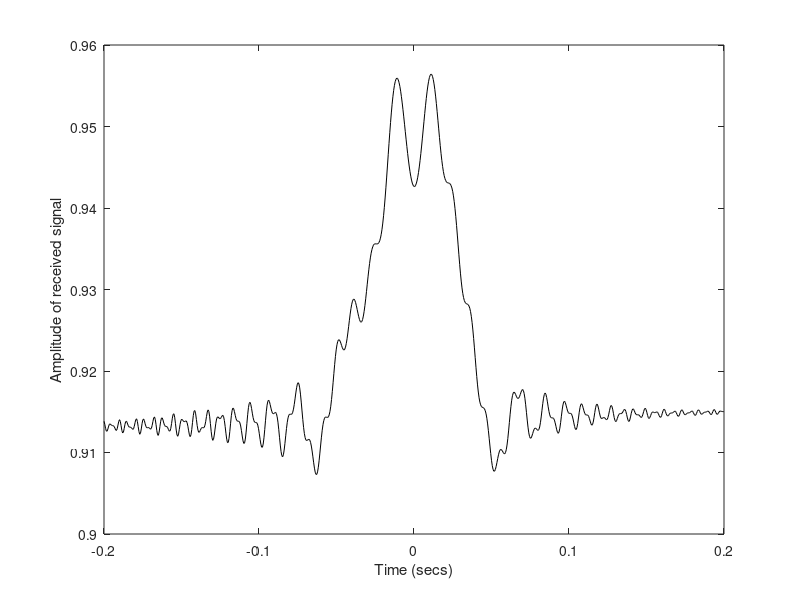

Source code (MATLAB): (Note: this script raises an error after producing the figure.)
%clear all


%No NOISE

%load 30GHz40degree-250mps30SameOrbitAmplitudeMPSK
%load 30GHz65degree-250mps30SameOrbitAmplitudeMPSK
%load 30GHz90degree-250mps30SameOrbitAmplitudeMPSK
%load 30GHz90degree250mps30SameOrbitAmplitudeMPSK
%load 30GHz65degree250mps30SameOrbitAmplitudeMPSK
%load 30GHz40degree250mps30SameOrbitAmplitudeMPSK

%with Noise and QAM
%100samples

%load('0offsetinX90degree100.1mpssignal02secondlower.mat'); % 30GHz65degree250mps30SameOrbitAmplitudeQAMn100
%load('20.1offsetinX90degree100.1mpssignal02secondlower.mat');
load('20.1offsetinX65degree100.1mpssignal02secondlower.mat');
%load('20.1offsetinX40degree100.1mpssignal02secondlower.mat');

%load 0dB65degree250mps1000SameOrbitAmplitudeQAM
%load 10dB65degree250mps100SameOrbitAmplitudeQAM
%load 10dB65degree250mps1000SameOrbitAmplitudeQAM
%load 20dB65degree250mps100SameOrbitAmplitudeQAM
%load 20dB65degree250mps1000SameOrbitAmplitudeQAM
 
% y_intensity = output_FK; %10.^(y_FK/10);
  y_intensity = y_FK; %output_FKMPSK;
 time_step = x_time(2) - x_time(1);
 
 figure
 plot(x_time, y_intensity, '-k');
 xlabel('Time (secs)');
 ylabel('Amplitude of received signal');
 
 samples = 4; %3;
 y_intensity_update = y_intensity(1:samples:length(y_intensity));
 
 figure
 %
 lengthFFT = 128; %64; %128; %64; %128; %64; %256; %128; %64; %256; %2048; %512;
 [s,w,t] = spectrogram(y_intensity_update,lengthFFT,lengthFFT-1,lengthFFT*2,1/(time_step*samples),'yaxis');
 spectrogram(y_intensity_update,lengthFFT,lengthFFT-1,lengthFFT*2,1/(time_step*samples),'yaxis');
  %spectrogram(y_intensity_update,128,127,256,1/(time_step*samples),'yaxis','centered');
  h = gca;
  h.XTickLabel = string(h.XTick + min(x_time));  %note in seconds, no x 1000 is required
 
% figure 
% plot(x_time, abs(Vdoppler),'-k', x_time, abs(Vdoppler + Vbound), '--k', x_time, abs(Vdoppler - Vbound),'-.k'); %plot(x_time, abs(Vdoppler),'-k');
%figure 
st = lengthFFT/2; %floor((length(Vdoppler) - length(t))/2);
 hold on
  t1 = t; % + min(x_time);
 range = [st:1:st+length(t1)-1]*samples;
  
  plot(t1, abs(Vdoppler(range)),'-k', t1, abs(Vdoppler(range) + Vbound(range)), '--k', t1,abs(Vdoppler(range) - Vbound(range)) ,'-.k'); %plot(x_time, abs(Vdoppler),'-k');
  %plot(t1, abs(Vdoppler(range))/1000,'-k', t1, abs(Vdoppler(range) + Vbound(range))/1000, '--k', t1,abs(Vdoppler(range) - Vbound(range))/1000 ,'-.k');
  legend('Doppler shift','bound 1','bound 2');
   
 hold off
 

 %}
%spectrogram(y_intensity,128,110,1024,1/time_step);
 %spectrogram(y_intensity_update,1024,1000,1024,1/(time_step*samples));
 

 % plot(x_time, y_intensity);
  
  %plot([start_time : time_step : end_time], output_detrend); %dB); %detrend);
  
  %title(['Satellite #', num2str(m_S), 'Ground Station #', num2str(m_Y)]);
  %xlabel('time (second)');
  %ylabel('normalized intensity (dB)');
  %ylabel('intensity');
  %title(strcat(strcat(num2str(band(wave_select)),strcat(strcat(" GHz    ", num2str(round(theta_initial_degree,2))), ' degree')), strcat("   ", strcat(num2str(plane_speed),' m/sec')))); 
  
  %axes('position',[.65 .175 .25 .25])
%box on % put box around new pair of axes
%indexOfInterest = (t < 11*pi/8) & (t > 9*pi/8); % range of t near perturbation
%plot([start_timezoom:timestep:end_timezoom,signal(indexOfInterest)) % plot on new axes
%axis tight
  
  %alpha = alpha - alpha_station; % note that the left side is negative angle, so the minus (-) sign
  
     %end
 
 % save('onesatellite.mat','output_intensity','start_time','total_time','time_step','distanceY1st','plane_height');
  %alpha_initial = alpha_initial - alpha_between_satellite;
%end

%Data Processing

%figure
%plot(theta_initial_degree, var_theta);
%xlabel('elevation angle (degree)');
%ylabel('normalized standard deviation (dB)');

%axis([38 142 1.5 9]);
%plot([time_step:time_step:total_time], output_detrend); %10*log10(output_detrend)); 

%I1 = I/max(max(I))*64;
%image(Y, X, output)
%colorbar